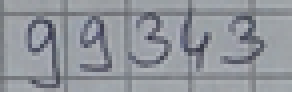
#> input picture data/partial_results/wyciete_indeksy — kopia/14/6.png, 73 x 23 px, shrunk from 188 x 59 before the run, given as the content of the folder ../data/partial_results/1/2_kontury_wyrazow_na_fragmencie, which was not available (shown 4 times larger)
$ jupyter execute --allow-errors 1_Wykrywanie_slow_z_obrazow_Adama_po_canny.ipynb   (shell and % lines are left out)   (text cells are left out)
#> lines starting #> are read from the running program, lines starting #| are printed output that depends on the picture; after the words box and inside, x2 and y2 are one past the last pixel; in counts of white or black regions, pixels touching at a corner belong together; pictures that were not available may be replaced by others from this repository, and a replacement may not be noted
#> further down, img_canny is the input picture: shape (23, 73, 3); mean R, G, B 144.4, 148.2, 154.6
[cell 1]
import numpy as np
from pathlib import Path
from skimage import io
from skimage import color
from skimage import measure
from skimage import morphology
from skimage import transform
from skimage import util
import re
import matplotlib.pyplot as plt

[cell 2]
def detect_lines_of_text(img):
    # obliczamy średnią jasność wierszy w obrazie
    sum_of_rows = np.sum(img, axis=1)
#> sum_of_rows = 23 values, max 46.24 at index 1, min 34.83 at index 3, mean 42.32
    mean_row_value = np.mean(sum_of_rows)
#> mean_row_value = 42.32

    # wiersze poniżej średniej jasności zerujemy (usuwa np. ogonki liter nachodzących na kolejne wiersze)
    # chodzi o to żeby wyciągnąć na pewno te wiersze obrazu, w których jest tekst
    for i, row in enumerate(img):
#         print(np.sum(row))
        if np.sum(row) < mean_row_value: # lub mean_row_value, ale to jest takie niefajne, eh
            row = np.zeros(row.shape)
            img[i] = row
#> this loop made 23 passes
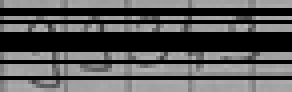
#> img: shape (23, 73) float64 (shown 4 times larger); min 0, max 0.713, mean 0.34

    # zaznaczamy obszary, które są powyżej średniej (całe wiersze)
    for i, row in enumerate(img):
#         print(np.mean(row))
        if np.sum(row) > 0.0:
            img[i:i+1, :] = 1
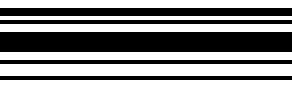
#> img: shape (23, 73) float64 (shown 4 times larger); values 0 (black) and 1 (white), 56.5% white; 5 black regions

    # łączenie lekko rozdzielonych linijek
#     img = morphology.dilation(img, morphology.disk(5)) # TODO WAŻNE - zoptymalizować!

    return img


def detect_words_in_line(image_result, image_binary, coords_of_line, row_intensity=255):
    # wycinamy kawałek obrazu będącego linią tekstu i obracamy go (.T)
    line_img = get_slice_of_image_with_specific_coords(image=image_binary, coords=coords_of_line).T
    line_img = morphology.dilation(line_img, morphology.disk(13))

    # szukamy miejsc, w których jasność jest większa od 0.0 i te miejsca zaznaczamy w wycinku obrazu
    # (obraz jest obrócony, więc tekst idzie z góry na dół)
    sum_of_rows = np.sum(line_img, axis=1)
    mean_row_value = np.mean(sum_of_rows)
    for i, row in enumerate(line_img):
        if np.mean(row) > 0.0:
#             line_img[i:i+1, :] = (255, 0, 0)
            line_img[i:i+1, :] = row_intensity
    # znowu obracamy, tekst biegnie od lewej do prawej
    line_img = line_img.T

    # wykrywamy regiony, czyli pojedynczy region to powinien być jeden wyraz
    label_line_img = measure.label(line_img)
    regions = measure.regionprops(label_line_img)
#     print("liczba słów: ", len(regions))

    # tutaj szukamy regionu, który jest najdalej na lewo - czyli indeksu
    max_width_coord = max(regions[0].coords[:, 1])
    max_region_index = 0
    for i, region in enumerate(regions[1:]):
        temp = max(region.coords[:, 1])
        if temp > max_width_coord:
            max_width_coord = temp
            max_region_index = i + 1

    # czyli mamy wszystkie współrzędne regionu z indeksem
    last_word_coords = regions[max_region_index].coords
    # ale aktualnie do tego regionu odnosimy się względem naszego wycinka obrazu - jednego wiersza
    # a chcemy go zaznaczyć na całym obrazie, więc do współrzędnych dodajemy współrzędne naszego wycinka,
    # (te współrzędne wycinka odnoszą się do całego obrazu)
    last_word_coords[:,0] += coords_of_line[0][0]

    # zamieniamy ten wycinek obrazu w całym obrazie
    first_point = coords_of_line[0]
    last_point = coords_of_line[-1]
    image_result[first_point[0]:last_point[0]+1, first_point[1]:last_point[1]+1] = line_img

    return last_word_coords


def get_slice_of_image_with_specific_coords(image, coords):
    height = coords[:, 0]
    width = coords[:, 1]
    slice_image = image[(height, width)].reshape((-1, image.shape[1]))

    return slice_image

[cell 3]
source_path_org = Path('../data/ocr1')
source_path_canny = Path('../data/partial_results/1/2_kontury_wyrazow_na_fragmencie')

save_path = Path('../data/partial_results/wyciete_indeksy_2')
save_path.mkdir(parents=True, exist_ok=True)

save_path_k_wyrazy = Path('../data/partial_results/k_wyrazy_2')
save_path_k_wyrazy.mkdir(parents=True, exist_ok=True)

images_paths = source_path_canny.glob("*.png")
all_k_wyrazy = []
for image_path in images_paths:
    image_path = Path("../data/partial_results/1/2_kontury_wyrazow_na_fragmencie/6.png")
    number_of_image = re.search('[0-9]+', image_path.stem)[0]
    print(image_path)
    img_canny = io.imread(image_path)
    img_canny = color.rgb2gray(img_canny)
# [5 lines of commented-out code are left out]

    img_detected_rows = detect_lines_of_text(img_canny.copy())

#     io.imshow(img_detected_rows)
#     break

    # region = linia tekstu
    label_image = measure.label(img_detected_rows)
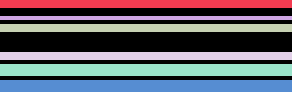
#> label_image: shape (23, 73) int64 (shown 4 times larger); 7 distinct labels, from 0 to 6; one colour per label, 0 black
    regions = measure.regionprops(label_image)
#> regions = 6 regions; box (x1, y1, x2, y2) and area: (0, 16, 73, 19) 219, (0, 20, 73, 23) 219, (0, 0, 73, 2) 146, (0, 6, 73, 8) 146, (0, 13, 73, 15) 146, (0, 4, 73, 5) 73
    print("regions: ", len(regions))
#| regions:  6

#     width = img_canny.shape[1]
#     regions = [reg for reg in regions if reg.area > width*5] # wiersze powyżej 7 pikseli wysokości
#     print("regions po usunięciu cienkich wierszy: ", len(regions))


    image_result = np.zeros(img_canny.shape, dtype=np.uint8)
    last_words = []
    for i, region in enumerate(regions, 1):
        last_word_coords = detect_words_in_line(image_result=image_result,
                                                           image_binary=img_canny,
                                                           coords_of_line=region.coords,
                                                           row_intensity=((i*1)%256))
        last_words.append(last_word_coords)
#> this loop made 6 passes
#> (mean_row_value in detect_words_in_line, regions in detect_words_in_line, first_point in detect_words_in_line, last_point in detect_words_in_line) on passes 2 to 6: (0.675, 1 regions; box (x1, y1, x2, y2) and area: (0, 0, 73, 1) 73, [4, 0], [4, 72]), (5.62e+121, 1 regions; box (x1, y1, x2, y2) and area: (0, 0, 73, 2) 146, [6, 0], [7, 72]), (1.37, 1 regions; box (x1, y1, x2, y2) and area: (0, 0, 73, 2) 146, [13, 0], [14, 72]), (1.95e+121, 1 regions; box (x1, y1, x2, y2) and area: (0, 0, 73, 3) 219, [16, 0], [18, 72]), (1.95e+121, 1 regions; box (x1, y1, x2, y2) and area: (0, 0, 73, 3) 219, [20, 0], [22, 72])
#> (mean_row_value in detect_words_in_line, regions in detect_words_in_line, last_point in detect_words_in_line) on pass 1: (5.62e+121, 1 regions; box (x1, y1, x2, y2) and area: (0, 0, 73, 2) 146, [1, 72])
#> after the loop, last_words = 6 items


# [11 lines of commented-out code are left out]
    img_org = io.imread(source_path_org / (image_path.stem + ".jpg"))
    number_of_image = re.search('[0-9]+', image_path.stem)[0]
    last_word_directory = save_path / number_of_image
    last_word_directory.mkdir(parents=True, exist_ok=True)

    # Wycięcie indeksu (last_word) z oryginalnego obrazu i zapisanie go w katalogu dla danego obrazu.
    for i, last_word_coords in enumerate(last_words):
        first_point = last_word_coords[0]
        last_point = last_word_coords[-1]
        last_word_img = img_org[first_point[0]:last_point[0]+1, first_point[1]:last_point[1]+1]
#> this loop made 6 passes
#> (first_point, last_point) on passes 1 to 6: ([0, 0], [1, 72]), ([4, 0], [4, 72]), ([6, 0], [7, 72]), ([13, 0], [14, 72]), ([16, 0], [18, 72]), ([20, 0], [22, 72])
#         io.imsave(arr=last_word_img, fname=last_word_directory / '{}.png'.format(i))


#     io.imshow(img_org)
    break
